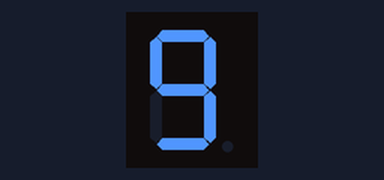
Simulated run of this sketch. Board: ESP8266 (NodeMCU). Shown: 1-digit seven-segment display. Wiring (inferred from the names in the program): 1-digit 7-segment display, segments lit when HIGH: segments D0, D1, D2, D3, D4, D5, D6, D7. The segment pins are drawn as the display they are named for.

Above: at 0.1 s.
At 1.1 s:
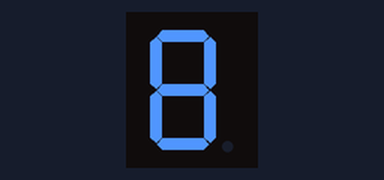
At 2.1 s:
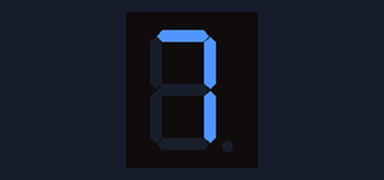
At 5.1 s:
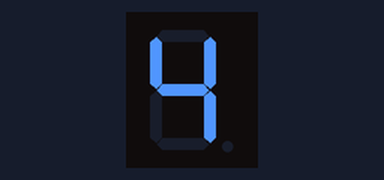
At 7.1 s:
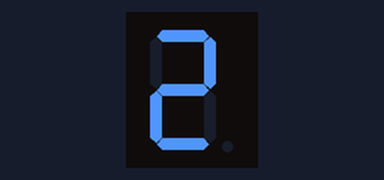
At 10.1 s:
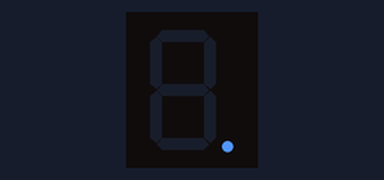

The sketch:

number.ino
```cpp
#include <Arduino.h>

#define a   D0
#define b   D1
#define c   D2
#define d   D3
#define e   D4
#define f   D5
#define g   D6
#define dp  D7

void reset() {
  digitalWrite(a, LOW);
  digitalWrite(b, LOW);
  digitalWrite(c, LOW);
  digitalWrite(d, LOW);
  digitalWrite(e, LOW);
  digitalWrite(f, LOW);
  digitalWrite(g, LOW);
  digitalWrite(dp, LOW);
}

void dot() {
  digitalWrite(dp, HIGH);
}

void digital_0() {
  digitalWrite(a, HIGH);
  digitalWrite(b, HIGH);
  digitalWrite(c, HIGH);
  digitalWrite(d, HIGH);
  digitalWrite(e, HIGH);
  digitalWrite(f, HIGH);
}

void digital_1() {
  digitalWrite(b, HIGH);
  digitalWrite(c, HIGH);
}

void digital_2() {
  digitalWrite(a, HIGH);
  digitalWrite(b, HIGH);
  digitalWrite(g, HIGH);
  digitalWrite(e, HIGH);
  digitalWrite(d, HIGH);
}

void digital_3() {
  digitalWrite(a, HIGH);
  digitalWrite(b, HIGH);
  digitalWrite(g, HIGH);
  digitalWrite(c, HIGH);
  digitalWrite(d, HIGH);
}

void digital_4() {
  digitalWrite(f, HIGH);
  digitalWrite(g, HIGH);
  digitalWrite(b, HIGH);
  digitalWrite(c, HIGH);
}

void digital_5() {
  digitalWrite(a, HIGH);
  digitalWrite(f, HIGH);
  digitalWrite(g, HIGH);
  digitalWrite(c, HIGH);
  digitalWrite(d, HIGH);
}

void digital_6() {
  digitalWrite(a, HIGH);
  digitalWrite(f, HIGH);
  digitalWrite(g, HIGH);
  digitalWrite(e, HIGH);
  digitalWrite(c, HIGH);
  digitalWrite(d, HIGH);
}

void digital_7() {
  digitalWrite(a, HIGH);
  digitalWrite(b, HIGH);
  digitalWrite(c, HIGH);
}

void digital_8() {
  digitalWrite(a, HIGH);
  digitalWrite(b, HIGH);
  digitalWrite(c, HIGH);
  digitalWrite(d, HIGH);
  digitalWrite(e, HIGH);
  digitalWrite(f, HIGH);
  digitalWrite(g, HIGH);
}

void digital_9() {
  digitalWrite(a, HIGH);
  digitalWrite(b, HIGH);
  digitalWrite(c, HIGH);
  digitalWrite(d, HIGH);
  digitalWrite(f, HIGH);
  digitalWrite(g, HIGH);
}

void setup() {
  pinMode(a, OUTPUT);
  pinMode(b, OUTPUT);
  pinMode(c, OUTPUT);
  pinMode(d, OUTPUT);
  pinMode(e, OUTPUT);
  pinMode(f, OUTPUT);
  pinMode(g, OUTPUT);
  pinMode(dp, OUTPUT);
}

void loop()
{
  while(1)
  {
    reset();
    digital_9();
    delay(1000);
    reset();
    digital_8();
    delay(1000);
    reset();
    digital_7();
    delay(1000);
    reset();
    digital_6();
    delay(1000);
    reset();
    digital_5();
    delay(1000);
    reset();
    digital_4();
    delay(1000);
    reset();
    digital_3();
    delay(1000);
    reset();
    digital_2();
    delay(1000);
    reset();
    digital_1();
    delay(1000);
    reset();
    digital_0();
    delay(1000);
    reset();
    dot();
    delay(1000);
  }
}
```

Measured:
- by itself, everything shown: repeats every 11.0 s, in 11 steps
- what the display in image 1 shows lasts 1.0 s, from 1.0 s to 2.0 s
